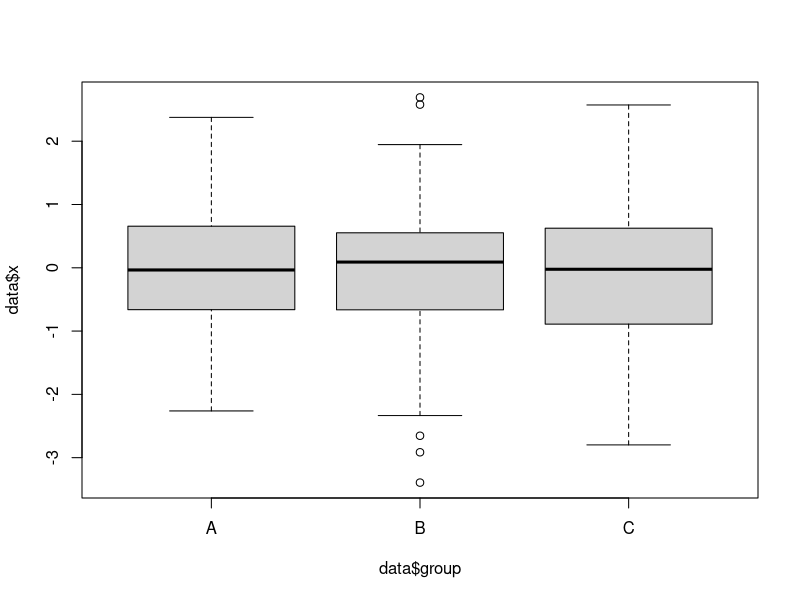
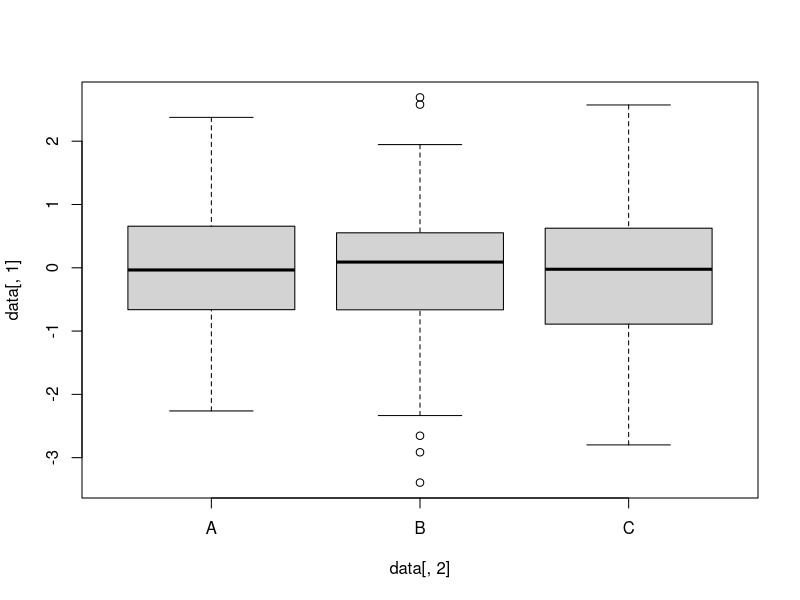
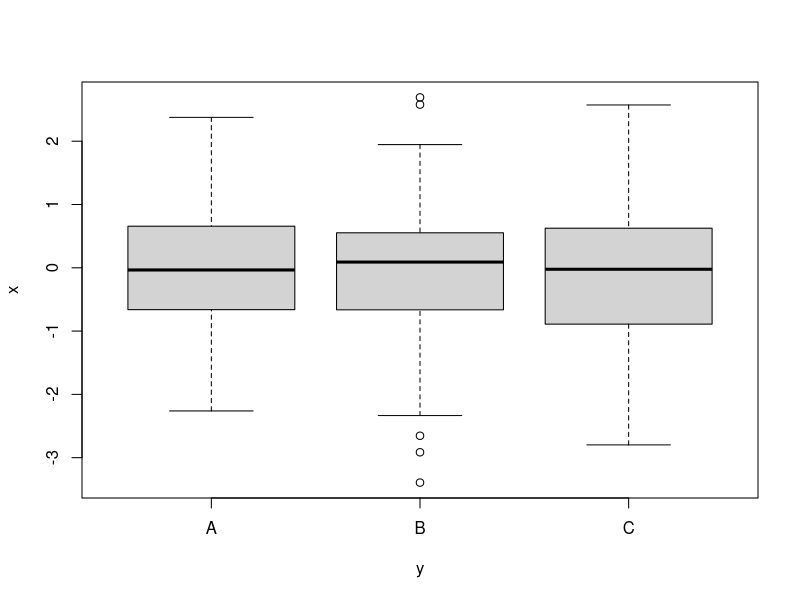
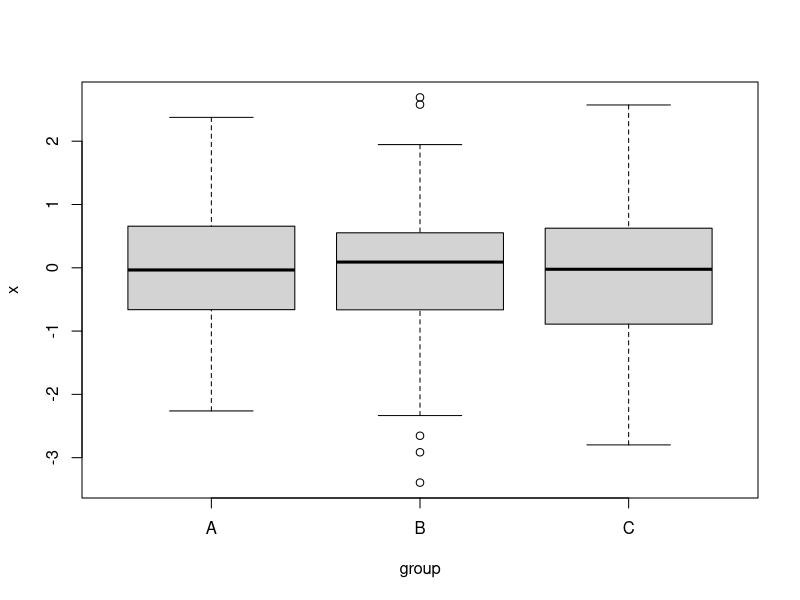
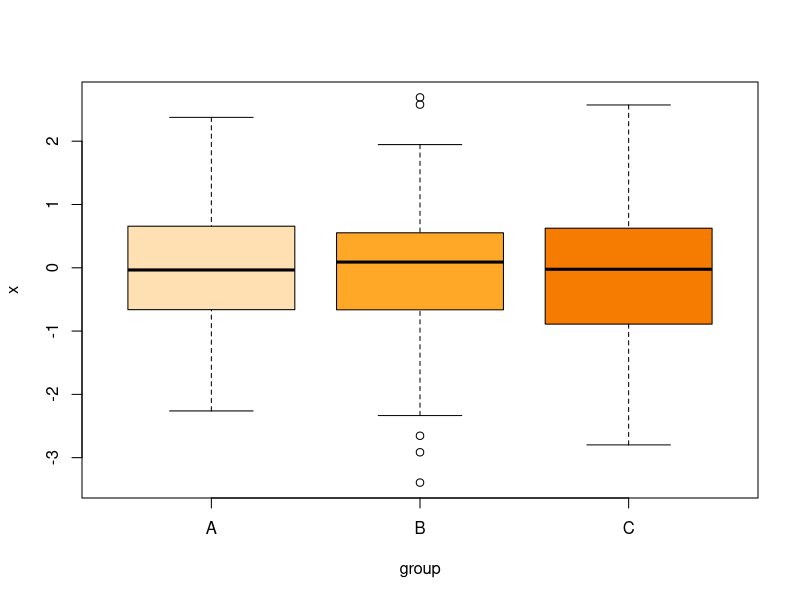

Source code (R) for these figures, in order:
set.seed(136)
data <- data.frame(x = rnorm(300),
                   group = sample(LETTERS[1:3],
                                  size = 300,
                                  replace = TRUE))

# Box plot for multiple groups
# option 1
boxplot(data$x ~ data$group)

# Equivalent to:
boxplot(data[, 1] ~ data[, 2])

# Equivalent to:
x <- data$x
y <- data$group
boxplot(x ~ y)

# option 2
boxplot(x ~ group, data = data)

# Box plot color by group
boxplot(x ~ group, data = data,
        col = c("#FFE0B2", "#FFA726", "#F57C00")) 
